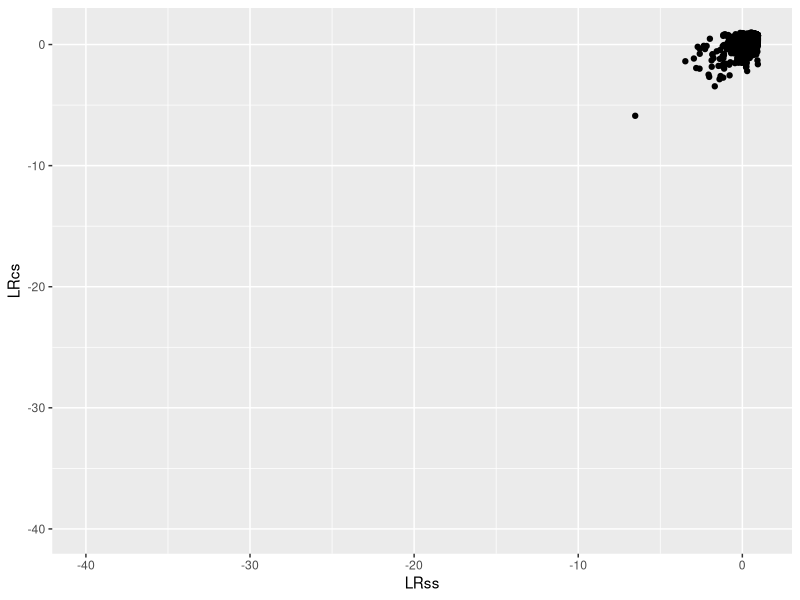
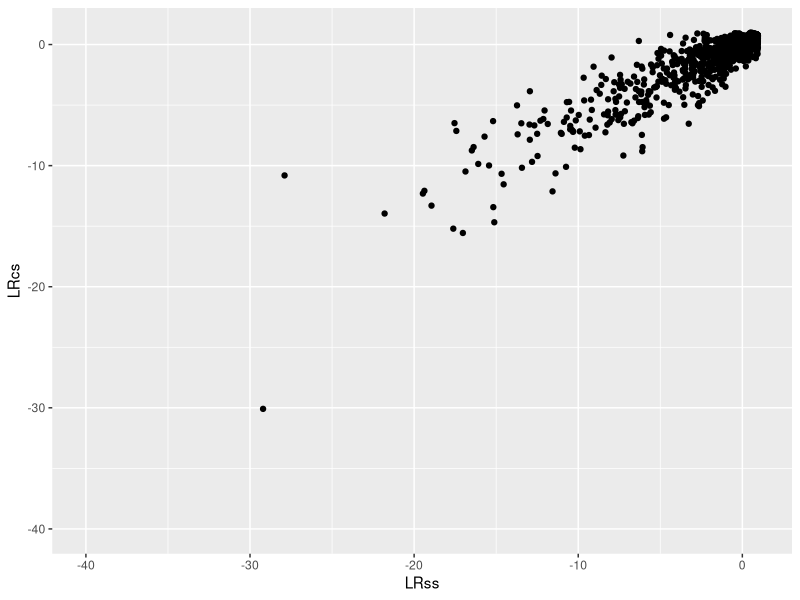
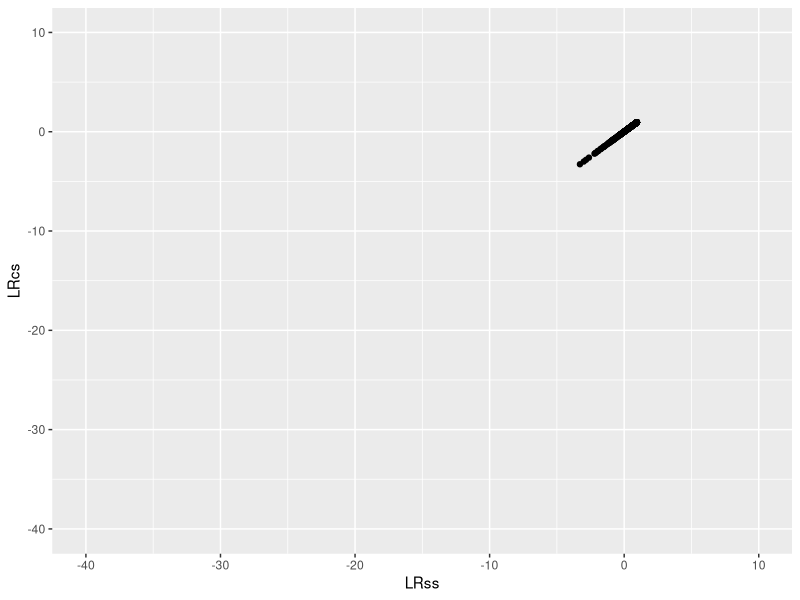
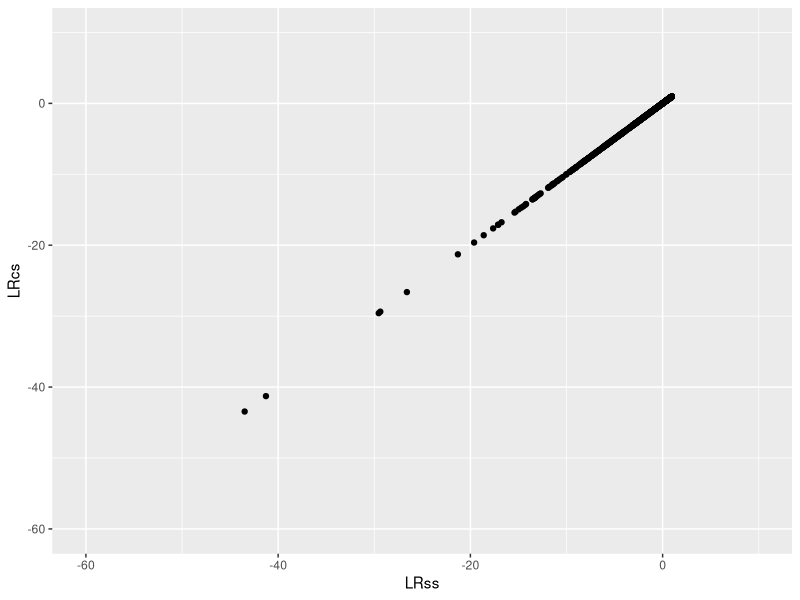

These figures' R source, in order:
## ---- chunk 1
knitr::opts_chunk$set(echo = TRUE)
## ---- chunk 2
library(MASS)
library(ggplot2)
library(tidyverse)
library(mvtnorm)
## ---- chunk 3
mu = 10
sigma_d = 10
sigma_u = 2
## ---- chunk 4
mu_d = 9
sigma_s = 1 


sigma = matrix(c(sigma_u,0,0,sigma_s),2,2)
sample_h0ss = mvrnorm(1000, mu = c(mu_d, mu_d), Sigma = sigma) %>% as.data.frame()
colnames(sample_h0ss) = c("eu","es")


sigma = matrix(c(sigma_u+sigma_d,0,0,sigma_s),2,2)
sample_h1ss = mvrnorm(1000, mu = c(mu, mu_d), Sigma = sigma) %>% as.data.frame()
colnames(sample_h1ss) = c("eu","es")
## ---- chunk 5

sigma = matrix(c(sigma_u + sigma_d,sigma_d,sigma_d,sigma_s + sigma_d),2,2)

a = dmvnorm(sample_h0ss, mean = c(mu, mu), sigma = sigma)
b = dnorm(sample_h0ss$eu, mean = mu, sd = sqrt(sigma_d + sigma_u))
c = dnorm(sample_h0ss$es, mean = mu, sd = sqrt(sigma_d + sigma_s))
LRcs = log(a/(b*c))

a = dnorm(sample_h0ss$eu, mean = mu_d, sd = sqrt(sigma_u))
b = dnorm(sample_h0ss$eu, mean = mu, sd = sqrt(sigma_d + sigma_u))
LRss = log(a/b)

ggplot(data.frame(LRcs, LRss), mapping = aes(x = LRss, y = LRcs))+
  geom_point()+
  xlim(-40,1)+
  ylim(-40,1)
## ---- chunk 6
sigma = matrix(c(sigma_u + sigma_d,sigma_d,sigma_d,sigma_s + sigma_d),2,2)

a = dmvnorm(sample_h1ss, mean = c(mu, mu), sigma = sigma)
b = dnorm(sample_h1ss$eu, mean = mu, sd = sqrt(sigma_d + sigma_u))
c = dnorm(sample_h1ss$es, mean = mu, sd = sqrt(sigma_d + sigma_s))
LRcs = log(a/(b*c))


a = dnorm(sample_h1ss$eu, mean = mu_d, sd = sqrt(sigma_u))
b = dnorm(sample_h1ss$eu, mean = mu, sd = sqrt(sigma_d + sigma_u))
LRss = log(a/b)

ggplot(data.frame(LRcs, LRss), mapping = aes(x = LRss, y = LRcs))+
  geom_point()+
  xlim(-40,1)+
  ylim(-40,1)
## ---- chunk 7
mu_d = 9
sigma_s = 10^(-5) 

sigma = matrix(c(sigma_u,0,0,sigma_s),2,2)
sample_h0ss = mvrnorm(1000, mu = c(mu_d, mu_d), Sigma = sigma) %>% as.data.frame()
colnames(sample_h0ss) = c("eu","es")


sigma = matrix(c(sigma_u+sigma_d,0,0,sigma_s),2,2)
sample_h1ss = mvrnorm(1000, mu = c(mu, mu_d), Sigma = sigma) %>% as.data.frame()
colnames(sample_h1ss) = c("eu","es")


sigma = matrix(c(sigma_u + sigma_d,sigma_d,sigma_d,sigma_s + sigma_d),2,2)
a = dmvnorm(sample_h0ss, mean = c(mu, mu), sigma = sigma)
b = dnorm(sample_h0ss$eu, mean = mu, sd = sqrt(sigma_d + sigma_u))
c = dnorm(sample_h0ss$es, mean = mu, sd = sqrt(sigma_d + sigma_s))
LRcs = log(a/(b*c))

a = dnorm(sample_h0ss$eu, mean = mu_d, sd = sqrt(sigma_u))
b = dnorm(sample_h0ss$eu, mean = mu, sd = sqrt(sigma_d + sigma_u))
LRss = log(a/b)

ggplot(data.frame(LRcs, LRss),mapping = aes(x = LRss, y = LRcs))+
  geom_point()+
  xlim(-40,10)+
  ylim(-40,10)
## ---- chunk 8
sigma = matrix(c(sigma_u + sigma_d,sigma_d,sigma_d,sigma_s + sigma_d),2,2)

a = dmvnorm(sample_h1ss, mean = c(mu, mu), sigma = sigma)
b = dnorm(sample_h1ss$eu, mean = mu, sd = sqrt(sigma_d + sigma_u))
c = dnorm(sample_h1ss$es, mean = mu, sd = sqrt(sigma_d + sigma_s))
LRcs = log(a/(b*c))

a = dnorm(sample_h1ss$eu, mean = mu_d, sd = sqrt(sigma_u))
b = dnorm(sample_h1ss$eu, mean = mu, sd = sqrt(sigma_d + sigma_u))
LRss = log(a/b)

ggplot(data.frame(LRcs, LRss),mapping = aes(x = LRss, y = LRcs))+
  geom_point()+
  xlim(-60,10)+
  ylim(-60,10)
